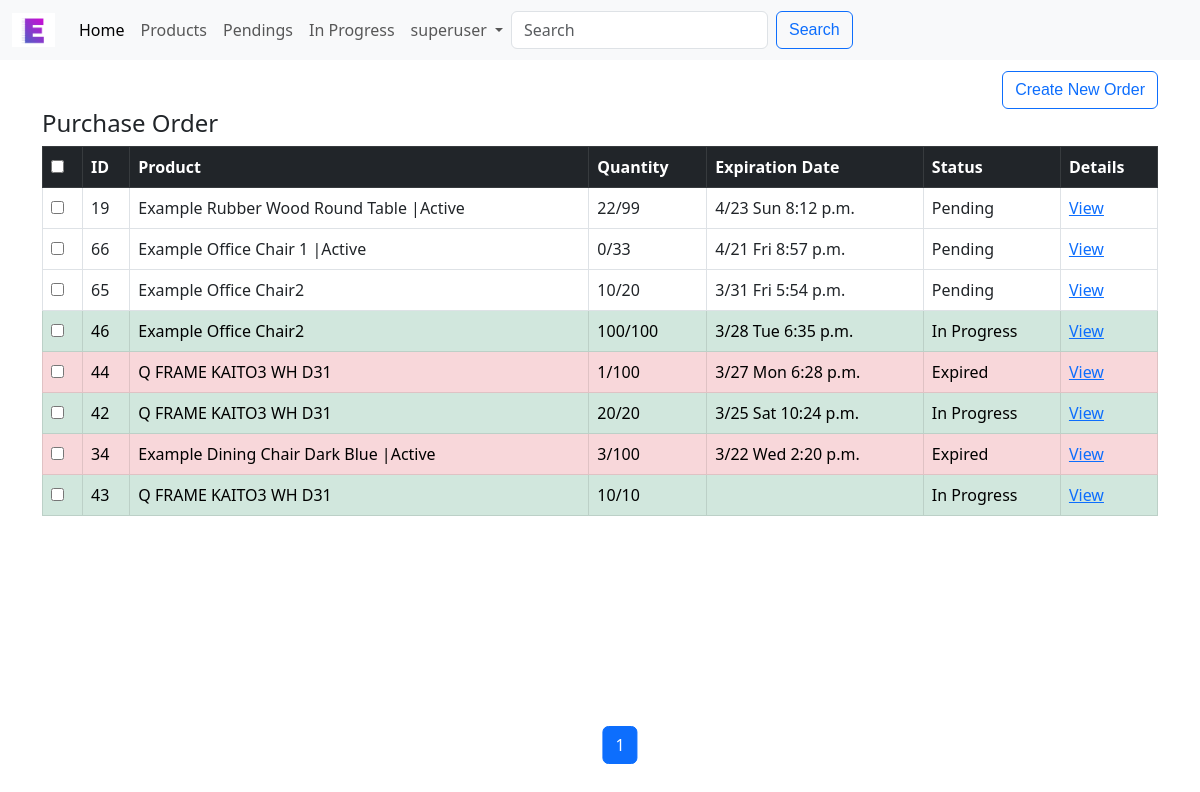
The page /manage_orders (signed in) on the database as committed earlier.
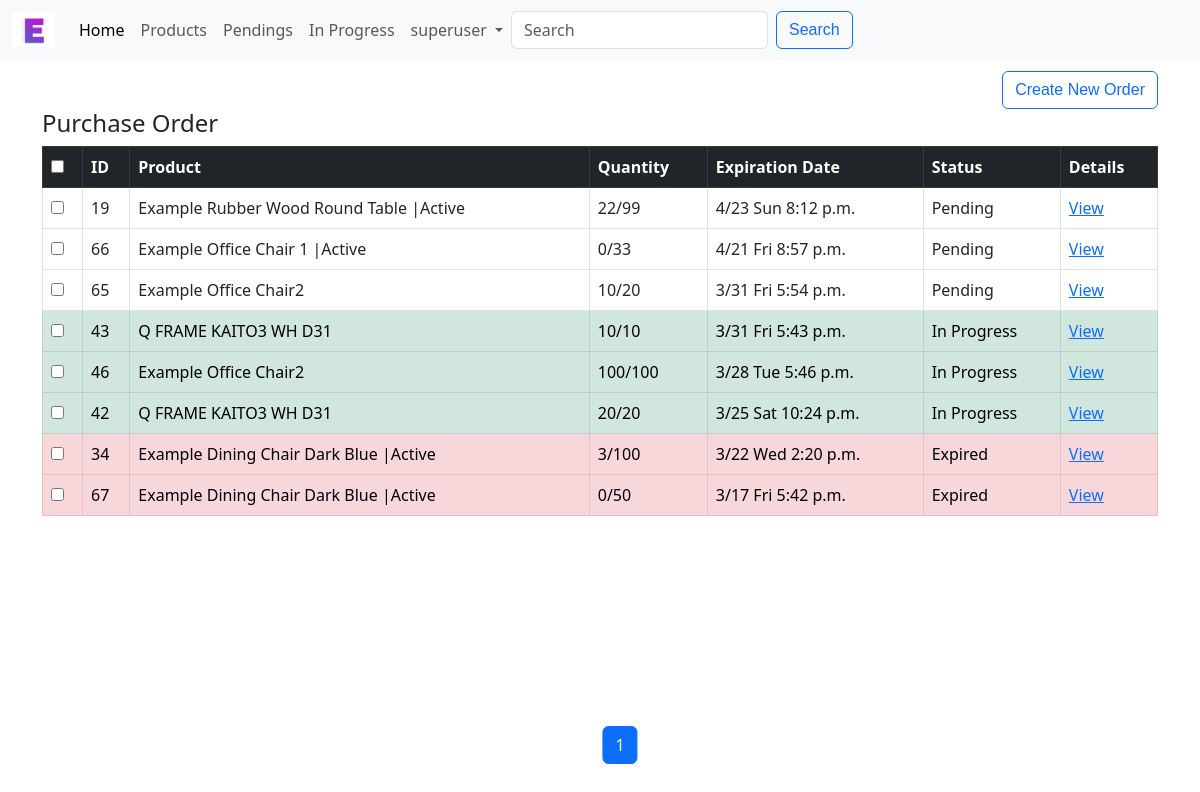
The same page on the database as committed later.
### esb/models.py (models this page shows, shortened)
class PurchaseOrder(models.Model):
    product = models.ForeignKey(
        Product, on_delete=models.CASCADE, related_name="order_product"
    )
    date_time = models.DateTimeField(null=True)
    target_quantity = models.IntegerField()
    @property
    def is_expired(self):
        return timezone.now() >= self.date_time
    @property
    def total_quantity(self):
        return sum([purchase.quantity for purchase in self.customer_purchases.all()])
    @property
    def reach_target(self):
        total_quantity = sum(
            [purchase.quantity for purchase in self.customer_purchases.all()]
        )
        return total_quantity >= self.target_quantity

class Product(models.Model):
    title = models.CharField(max_length=100)
    description = models.TextField(max_length=1000)
    category = models.ForeignKey(
        Category,
        on_delete=models.SET_NULL,
        blank=True,
        null=True,
        related_name="categories",
    )
    price = models.DecimalField(max_digits=10, decimal_places=2)
    active = models.BooleanField(default=False)
    created_at = models.DateTimeField(auto_now_add=True)
    updated_at = models.DateTimeField(auto_now=True)
    def __str__(self):
        if self.active:
            return f"{self.title} |Active"
        else:
            return self.title
    class Meta:
        ordering = ["-active", "id"]

class CustomerPurchase(models.Model):
    customer = models.ForeignKey(
        Customer, on_delete=models.CASCADE, related_name="customer_purchases"
    )
    purchase = models.ForeignKey(
        PurchaseOrder, on_delete=models.CASCADE, related_name="customer_purchases"
    )
    quantity = models.IntegerField()

### esb/views.py (the view)
# urls.py: path("manage_orders", views.manage_orders, name="manage_orders"),
def manage_orders(request):
    if not request.user.is_staff:
        messages.warning(request, "You are not allowed to access this page.")
        return redirect('/')
    if request.method == 'GET':
        p_orders = PurchaseOrder.objects.all().order_by('-date_time')
        paginator = Paginator(p_orders, 14)
        page_number = request.GET.get("page")
        page_obj = paginator.get_page(page_number)
        prev_prev_page_number = page_obj.number - 2
        if page_obj.number + 2 in page_obj.paginator.page_range:
            next_next_page_number = page_obj.number + 2
        else:
            next_next_page_number = None
        return render(request, "esb/manage_orders.html", {
            "page_obj": page_obj,
            "next_next_page_number": next_next_page_number,
            "prev_prev_page_number": prev_prev_page_number
        })

### esb/templates/esb/manage_orders.html (shortened to what this page needs)
{% extends 'esb/manage_layout.html' %}
{% block create %}
    <div style="text-align:right;margin-top:1%;">
        <a href="{% url 'create_order' %}" class="btn btn-outline-primary">Create New Order</a>
    </div>
{% endblock %}
{% block top %}
    <h4>Purchase Order</h4>
{% endblock %}
{% block thead %}
    <th><input type="checkbox" id="checkall" /></th>
    <th>ID</th>
    <th>Product</th>
    <th>Quantity</th>
    <th>Expiration Date</th>
    <th>Status</th>
    <th>Details</th>
{% endblock %}
{% block tbody %}
    {% for p_order in page_obj %}
        {% if p_order.reach_target %}
        <tr class="table-success">
        {% else %}
            {% if p_order.is_expired %}
            <tr class="table-danger">
            {% else %}
            <tr>
            {% endif %}
        {% endif %}
            <td><input type="checkbox" class="checkthis" /></td>
            <td>{{ p_order.id}}</td>
            <td>{{ p_order.product}}</td>
            <td>{{ p_order.total_quantity}}/{{ p_order.target_quantity}}</td>
            <td>{{ p_order.date_time |date:'n/d D g:i a' }}</td>
            <td>
                {% if p_order.reach_target %}
                    In Progress
                {% else %}
                    {% if p_order.is_expired %}
                        Expired
                    {% else %}
                        Pending
                    {% endif %}
                {% endif %} </td>
            <td><a href="{% url 'order_details' p_order.id %}">View</a></td>
        </tr>
    {% endfor %}
    {% block pagination %}
        {% include 'esb/pagination.html' %}
    {% endblock %}
{% endblock %}

Rows that differ between the two databases and show on the page:
removed PurchaseOrder: id "44", product "Q FRAME KAITO3 WH D31", total_quantity "1", target_quantity "100", date_time "3/27 Mon 6:28 p.m.", shows "Expired"
changed PurchaseOrder id 43: date_time (not shown) → "3/31 Fri 5:43 p.m."; moves up the list
changed PurchaseOrder id 46: date_time "3/28 Tue 6:35 p.m." → "3/28 Tue 5:46 p.m."
added PurchaseOrder: id "67", product "Example Dining Chair Dark Blue |Active", total_quantity "0", target_quantity "50", date_time "3/17 Fri 5:42 p.m.", shows "Expired"
